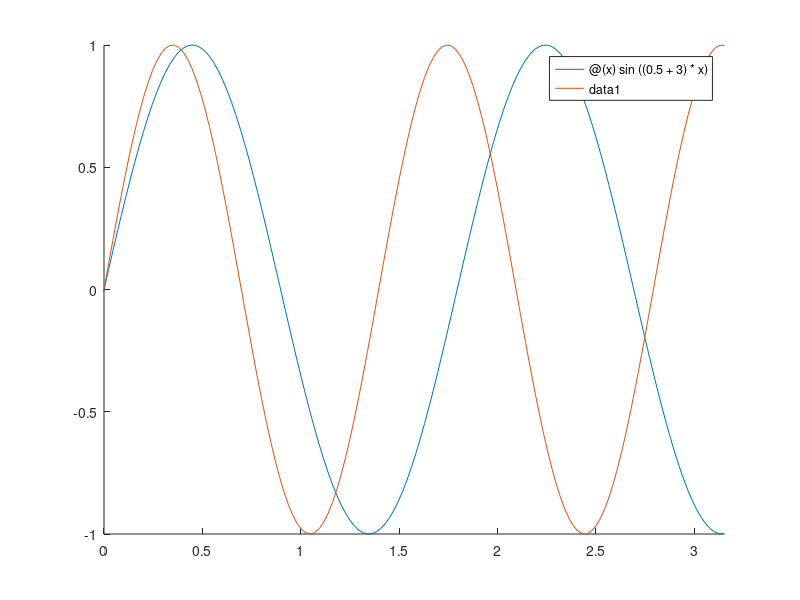

MATLAB code to generate this figure: (Note: this script raises an error after producing the figure.)
f_x3 = @(x) sin((0.5 + 3) * x);
f_x4 = @(x) sin((0.5 + 4) * x);
figure(1)
hold on
fplot(f_x3)
fplot(f_x4)
hold off
xlim([0, pi + 0.01])
xlabel('$x$', Interpreter = 'latex', FontSize = 16);
ylabel('$\sin(x)$', Interpreter = 'latex', FontSize = 16);
legend('U3','U4')

K = 10; 
L = pi;

x = linspace(0, L, 101);


T = [0, 0.01, 0.02, 0.1, 1];
C = zeros(K, 1);
figure(1)
lengendInfo = zeros(length(T));
for t = 1 :length(T)
    u = zeros(size(x));
    for k = 1 : K 
        func_up = @(x) (sin(3*x) - 2*x - 14).* sin((0.5 + k - 1) * x);
        func_down = @(x) sin((0.5 + k - 1) * x) .* sin((0.5 + k - 1) * x);
    
        inner_product_up = integral(func_up, 0, pi);
        inner_product_down = integral(func_down, 0, pi);
        
        C(k) = inner_product_up / inner_product_down;

%         u = u + C(k) * exp(-14 * (0.5 + k - 1)^2 * T(t)) .* sin((0.5 + k - 1) * x);

        u = u + C(k) * exp((-14 * (0.5 + k - 1)^2 + 20)* T(t)) .* sin((0.5 + k - 1) * x);
    end  
    u_final = u + 2*x + 14;
    plot(x, u_final, 'DisplayName', ['t = ', num2str(T(t))]);
    hold on
end
title('Solution')
xlabel('x');
ylabel('u');
legend('show');
hold off
